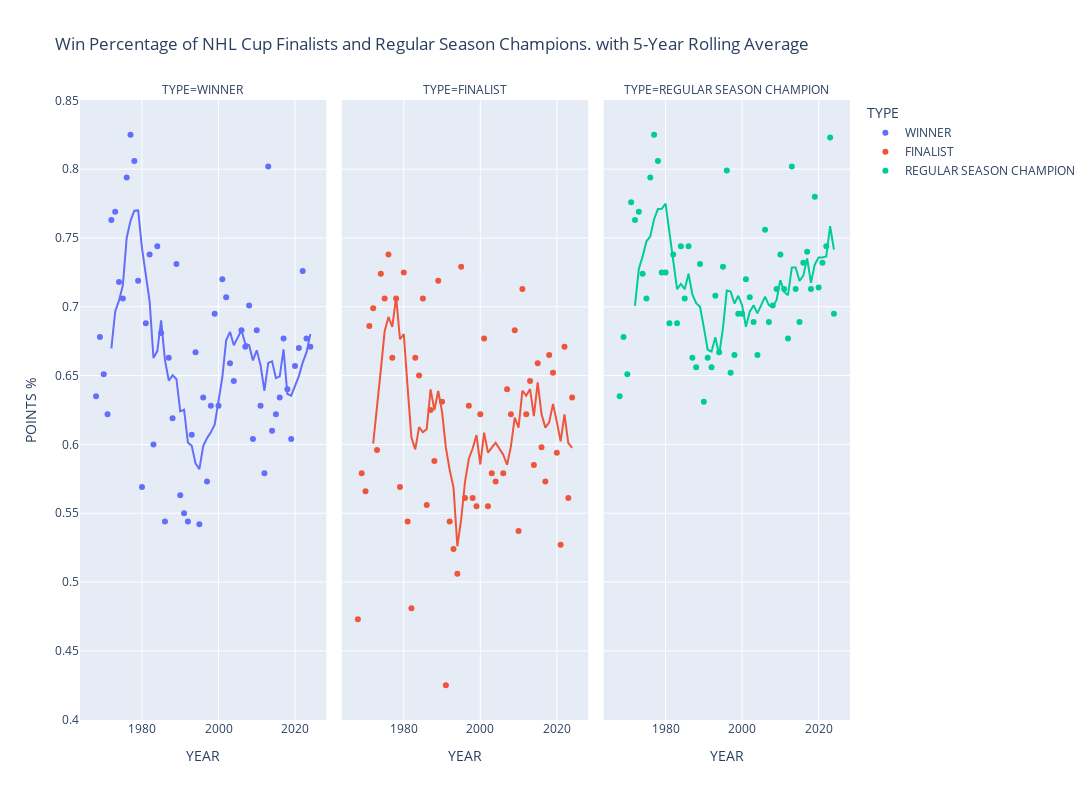

Notebook code for this chart:
### Code cell
Scatter_Plot2 = px.scatter(New_df, x='YEAR', y="POINTS %", color="TYPE", trendline="rolling", trendline_options=dict(window=5),
                title="Win Percentage of NHL Cup Finalists and Regular Season Champions. with 5-Year Rolling Average",  
                facet_col="TYPE", hover_name="TEAM", width=1200, height=800) #Using facet_col to make it easier to vizualise the three trendlines.
Scatter_Plot2

### Figure 1 — Plotly figure (JSON) as saved in the notebook; plotly's stock layout.template omitted (floating-point values rounded to 4 significant figures)
{"data": [{"hovertemplate": "<b>%{hovertext}</b><br><br>TYPE=WINNER<br>YEAR=%{x}<br>POINTS %=%{y}<extra></extra>", "hovertext": ["Montreal Canadiens", "Montreal Canadiens", "Boston Bruins", "Montreal Canadiens", "Boston Bruins", "Montreal Canadiens", "Philadelphia Flyers", "Philadelphia Flyers", "Montreal Canadiens", "Montreal Canadiens", "Montreal Canadiens", "Montreal Canadiens", "New York Islanders", "New York Islanders", "New York Islanders", "New York Islanders", "Edmonton Oilers", "Edmonton Oilers", "Montreal Canadiens", "Edmonton Oilers", "Edmonton Oilers", "Calgary Flames", "Edmonton Oilers", "Pittsburgh Penguins", "Pittsburgh Penguins", "Montreal Canadiens", "New York Rangers", "New Jersey Devils", "Colorado Avalanche", "Detroit Red Wings", "Detroit Red Wings", "Dallas Stars", "New Jersey Devils", "Colorado Avalanche", "Detroit Red Wings", "New Jersey Devils", "Tampa Bay Lightning", "Carolina Hurricanes", "Anaheim Ducks", "Detroit Red Wings", "Pittsburgh Penguins", "Chicago Blackhawks", "Boston Bruins", "LA Kings", "Chicago Blackhawks", "LA Kings", "Chicago Blackhawks", "Pittsburgh Penguins", "Pittsburgh Penguins", "Washington Capitals", "St. Louis Blues", "Tampa Bay Lightning", "Tampa Bay Lightning", "Colorado Avalanche", "Vegas Golden Knights", "Florida Panthers"], "legendgroup": "WINNER", "marker": {"color": "#636efa", "symbol": "circle"}, "mode": "markers", "name": "WINNER", "orientation": "v", "showlegend": true, "type": "scatter", "x": [1968, 1969, 1970, 1971, 1972, 1973, 1974, 1975, 1976, 1977, 1978, 1979, 1980, 1981, 1982, 1983, 1984, 1985, 1986, 1987, 1988, 1989, 1990, 1991, 1992, 1993, 1994, 1995, 1996, 1997, 1998, 1999, 2000, 2001, 2002, 2003, 2004, 2006, 2007, 2008, 2009, 2010, 2011, 2012, 2013, 2014, 2015, 2016, 2017, 2018, 2019, 2020, 2021, 2022, 2023, 2024], "xaxis": "x", "y": [0.635, 0.678, 0.651, 0.622, 0.763, 0.769, 0.718, 0.706, 0.794, 0.825, 0.806, 0.719, 0.569, 0.688, 0.738, 0.6, 0.744, 0.681, 0.544, 0.663, 0.619, 0.731, 0.563, 0.55, 0.544, 0.607, 0.667, 0.542, 0.634, 0.573, 0.628, 0.695, 0.628, 0.72, 0.707, 0.659, 0.646, 0.683, 0.671, 0.701, 0.604, 0.683, 0.628, 0.579, 0.802, 0.61, 0.622, 0.634, 0.677, 0.64, 0.604, 0.657, 0.67, 0.726, 0.677, 0.671], "yaxis": "y"}, {"hovertemplate": "<b>Rolling mean trendline</b><br><br>TYPE=WINNER<br>YEAR=%{x}<br>POINTS %=%{y} <b>(trend)</b><extra></extra>", "legendgroup": "WINNER", "marker": {"color": "#636efa", "symbol": "circle"}, "mode": "lines", "name": "WINNER", "showlegend": false, "type": "scatter", "x": [1968, 1969, 1970, 1971, 1972, 1973, 1974, 1975, 1976, 1977, 1978, 1979, 1980, 1981, 1982, 1983, 1984, 1985, 1986, 1987, 1988, 1989, 1990, 1991, 1992, 1993, 1994, 1995, 1996, 1997, 1998, 1999, 2000, 2001, 2002, 2003, 2004, 2006, 2007, 2008, 2009, 2010, 2011, 2012, 2013, 2014, 2015, 2016, 2017, 2018, 2019, 2020, 2021, 2022, 2023, 2024], "xaxis": "x", "y": [null, null, null, null, 0.6698, 0.6966, 0.7046, 0.7156, 0.75, 0.7624, 0.7698, 0.77, 0.7426, 0.7214, 0.704, 0.6628, 0.6678, 0.6902, 0.6614, 0.6464, 0.6502, 0.6476, 0.624, 0.6252, 0.6014, 0.599, 0.5862, 0.582, 0.5988, 0.6046, 0.6088, 0.6144, 0.6316, 0.6488, 0.6756, 0.6818, 0.672, 0.683, 0.6732, 0.672, 0.661, 0.6684, 0.6574, 0.639, 0.6592, 0.6604, 0.6482, 0.6494, 0.669, 0.6366, 0.6354, 0.6424, 0.6496, 0.6594, 0.6668, 0.6802], "yaxis": "y"}, {"hovertemplate": "<b>%{hovertext}</b><br><br>TYPE=FINALIST<br>YEAR=%{x}<br>POINTS %=%{y}<extra></extra>", "hovertext": ["St. Louis Blues", "St. Louis Blues", "St. Louis Blues", "Chicago Blackhawks", "New York Rangers", "Chicago Blackhawks", "Boston Bruins", "Buffalo Sabres", "Philadelphia Flyers", "Boston Bruins", "Boston Bruins", "New York Rangers", "Philadelphia Flyers", "Minnesota North Stars", "Vancouver Canucks", "Edmonton Oilers", "New York Islanders", "Philadelphia Flyers", "Calgary Flames", "Philadelphia Flyers", "Boston Bruins", "Montreal Canadiens", "Boston Bruins", "Minnesota North Stars", "Chicago Blackhawks", "LA Kings", "Vancouver Canucks", "Detroit Red Wings", "Florida Panthers", "Philadelphia Flyers", "Washington Capitals", "Buffalo Sabres", "Dallas Stars", "New Jersey Devils", "Carolina Hurricanes", "Mighty Ducks of Anaheim", "Calgary Flames", "Edmonton Oilers", "Ottawa Senators", "Pittsburgh Penguins", "Detroit Red Wings", "Philadelphia Flyers", "Vancouver Canucks", "New Jersey Devils", "Boston Bruins", "New York Rangers", "Tampa Bay Lightning", "San Jose Sharks", "Nashville Predators", "Vegas Golden Knights", "Boston Bruins", "Dallas Stars", "Montreal Canadiens", "Tampa Bay Lightning", "Florida Panthers", "Edmonton Oilers"], "legendgroup": "FINALIST", "marker": {"color": "#EF553B", "symbol": "circle"}, "mode": "markers", "name": "FINALIST", "orientation": "v", "showlegend": true, "type": "scatter", "x": [1968, 1969, 1970, 1971, 1972, 1973, 1974, 1975, 1976, 1977, 1978, 1979, 1980, 1981, 1982, 1983, 1984, 1985, 1986, 1987, 1988, 1989, 1990, 1991, 1992, 1993, 1994, 1995, 1996, 1997, 1998, 1999, 2000, 2001, 2002, 2003, 2004, 2006, 2007, 2008, 2009, 2010, 2011, 2012, 2013, 2014, 2015, 2016, 2017, 2018, 2019, 2020, 2021, 2022, 2023, 2024], "xaxis": "x2", "y": [0.473, 0.579, 0.566, 0.686, 0.699, 0.596, 0.724, 0.706, 0.738, 0.663, 0.706, 0.569, 0.725, 0.544, 0.481, 0.663, 0.65, 0.706, 0.556, 0.625, 0.588, 0.719, 0.631, 0.425, 0.544, 0.524, 0.506, 0.729, 0.561, 0.628, 0.561, 0.555, 0.622, 0.677, 0.555, 0.579, 0.573, 0.579, 0.64, 0.622, 0.683, 0.537, 0.713, 0.622, 0.646, 0.585, 0.659, 0.598, 0.573, 0.665, 0.652, 0.594, 0.527, 0.671, 0.561, 0.634], "yaxis": "y2"}, {"hovertemplate": "<b>Rolling mean trendline</b><br><br>TYPE=FINALIST<br>YEAR=%{x}<br>POINTS %=%{y} <b>(trend)</b><extra></extra>", "legendgroup": "FINALIST", "marker": {"color": "#EF553B", "symbol": "circle"}, "mode": "lines", "name": "FINALIST", "showlegend": false, "type": "scatter", "x": [1968, 1969, 1970, 1971, 1972, 1973, 1974, 1975, 1976, 1977, 1978, 1979, 1980, 1981, 1982, 1983, 1984, 1985, 1986, 1987, 1988, 1989, 1990, 1991, 1992, 1993, 1994, 1995, 1996, 1997, 1998, 1999, 2000, 2001, 2002, 2003, 2004, 2006, 2007, 2008, 2009, 2010, 2011, 2012, 2013, 2014, 2015, 2016, 2017, 2018, 2019, 2020, 2021, 2022, 2023, 2024], "xaxis": "x2", "y": [null, null, null, null, 0.6006, 0.6252, 0.6542, 0.6822, 0.6926, 0.6854, 0.7074, 0.6764, 0.6802, 0.6414, 0.605, 0.5964, 0.6126, 0.6088, 0.6112, 0.64, 0.625, 0.6388, 0.6238, 0.5976, 0.5814, 0.5686, 0.526, 0.5456, 0.5728, 0.5896, 0.597, 0.6068, 0.5854, 0.6086, 0.594, 0.5976, 0.6012, 0.5926, 0.5852, 0.5986, 0.6194, 0.6122, 0.639, 0.6354, 0.6402, 0.6206, 0.645, 0.622, 0.6122, 0.616, 0.6294, 0.6164, 0.6022, 0.6218, 0.601, 0.5974], "yaxis": "y2"}, {"hovertemplate": "<b>%{hovertext}</b><br><br>TYPE=REGULAR SEASON CHAMPION<br>YEAR=%{x}<br>POINTS %=%{y}<extra></extra>", "hovertext": ["Montreal Canadiens", "Montreal Canadiens", "Chicago Blackhawks", "Boston Bruins", "Boston Bruins", "Montreal Canadiens", "Boston Bruins", "Philadelphia Flyers", "Montreal Canadiens", "Montreal Canadiens", "Montreal Canadiens", "New York Islanders", "Philadelphia Flyers", "New York Islanders", "New York Islanders", "Boston Bruins", "Edmonton Oilers", "Philadelphia Flyers", "Edmonton Oilers", "Edmonton Oilers", "Calgary Flames", "Calgary Flames", "Boston Bruins", "Chicago Blackhawks", "New York Rangers", "Pittsburgh Penguins", "New York Rangers", "Detroit Red Wings", "Detroit Red Wings", "Colorado Avalanche", "Dallas Stars", "Dallas Stars", "St Louis Blues", "Colorado Avalanche", "Detroit Red Wings", "Ottawa Senators", "Detroit Red Wings", "Detroit Red Wings", "Buffalo Sabres", "Detroit Red Wings", "San Jose Sharks", "Washington Capitals", "Vancouver Canucks", "Vancouver Canucks", "Chicago Blackhawks", "Boston Bruins", "New York Rangers", "Washington Capitals", "Washington Capitals", "Nashville Predators", "Tampa Bay Lightning", "Boston Bruins", "Colorado Avalanche", "Florida Panthers", "Boston Bruins", "New York Rangers"], "legendgroup": "REGULAR SEASON CHAMPION", "marker": {"color": "#00cc96", "symbol": "circle"}, "mode": "markers", "name": "REGULAR SEASON CHAMPION", "orientation": "v", "showlegend": true, "type": "scatter", "x": [1968, 1969, 1970, 1971, 1972, 1973, 1974, 1975, 1976, 1977, 1978, 1979, 1980, 1981, 1982, 1983, 1984, 1985, 1986, 1987, 1988, 1989, 1990, 1991, 1992, 1993, 1994, 1995, 1996, 1997, 1998, 1999, 2000, 2001, 2002, 2003, 2004, 2006, 2007, 2008, 2009, 2010, 2011, 2012, 2013, 2014, 2015, 2016, 2017, 2018, 2019, 2020, 2021, 2022, 2023, 2024], "xaxis": "x3", "y": [0.635, 0.678, 0.651, 0.776, 0.763, 0.769, 0.724, 0.706, 0.794, 0.825, 0.806, 0.725, 0.725, 0.688, 0.738, 0.688, 0.744, 0.706, 0.744, 0.663, 0.656, 0.731, 0.631, 0.663, 0.656, 0.708, 0.667, 0.729, 0.799, 0.652, 0.665, 0.695, 0.695, 0.72, 0.707, 0.689, 0.665, 0.756, 0.689, 0.701, 0.713, 0.738, 0.713, 0.677, 0.802, 0.713, 0.689, 0.732, 0.74, 0.713, 0.78, 0.714, 0.732, 0.744, 0.823, 0.695], "yaxis": "y3"}, {"hovertemplate": "<b>Rolling mean trendline</b><br><br>TYPE=REGULAR SEASON CHAMPION<br>YEAR=%{x}<br>POINTS %=%{y} <b>(trend)</b><extra></extra>", "legendgroup": "REGULAR SEASON CHAMPION", "marker": {"color": "#00cc96", "symbol": "circle"}, "mode": "lines", "name": "REGULAR SEASON CHAMPION", "showlegend": false, "type": "scatter", "x": [1968, 1969, 1970, 1971, 1972, 1973, 1974, 1975, 1976, 1977, 1978, 1979, 1980, 1981, 1982, 1983, 1984, 1985, 1986, 1987, 1988, 1989, 1990, 1991, 1992, 1993, 1994, 1995, 1996, 1997, 1998, 1999, 2000, 2001, 2002, 2003, 2004, 2006, 2007, 2008, 2009, 2010, 2011, 2012, 2013, 2014, 2015, 2016, 2017, 2018, 2019, 2020, 2021, 2022, 2023, 2024], "xaxis": "x3", "y": [null, null, null, null, 0.7006, 0.7274, 0.7366, 0.7476, 0.7512, 0.7636, 0.771, 0.7712, 0.775, 0.7538, 0.7364, 0.7128, 0.7166, 0.7128, 0.724, 0.709, 0.7026, 0.7, 0.685, 0.6688, 0.6674, 0.6778, 0.665, 0.6846, 0.7118, 0.711, 0.7024, 0.708, 0.7012, 0.6854, 0.6964, 0.7012, 0.6952, 0.7074, 0.7012, 0.7, 0.7048, 0.7194, 0.7108, 0.7084, 0.7286, 0.7286, 0.7188, 0.7226, 0.7352, 0.7174, 0.7308, 0.7358, 0.7358, 0.7366, 0.7586, 0.7416], "yaxis": "y3"}], "layout": {"annotations": [{"font": {}, "showarrow": false, "text": "TYPE=WINNER", "x": 0.16, "xanchor": "center", "xref": "paper", "y": 1, "yanchor": "bottom", "yref": "paper"}, {"font": {}, "showarrow": false, "text": "TYPE=FINALIST", "x": 0.5, "xanchor": "center", "xref": "paper", "y": 1, "yanchor": "bottom", "yref": "paper"}, {"font": {}, "showarrow": false, "text": "TYPE=REGULAR SEASON CHAMPION", "x": 0.84, "xanchor": "center", "xref": "paper", "y": 1, "yanchor": "bottom", "yref": "paper"}], "height": 800, "legend": {"title": {"text": "TYPE"}, "tracegroupgap": 0}, "title": {"text": "Win Percentage of NHL Cup Finalists and Regular Season Champions. with 5-Year Rolling Average"}, "width": 1200, "xaxis": {"anchor": "y", "autorange": true, "domain": [0, 0.32], "range": [1964.0, 2028.0], "title": {"text": "YEAR"}, "type": "linear"}, "xaxis2": {"anchor": "y2", "autorange": true, "domain": [0.34, 0.66], "matches": "x", "range": [1964.0, 2028.0], "title": {"text": "YEAR"}, "type": "linear"}, "xaxis3": {"anchor": "y3", "autorange": true, "domain": [0.68, 1.0], "matches": "x", "range": [1964.0, 2028.0], "title": {"text": "YEAR"}, "type": "linear"}, "yaxis": {"anchor": "x", "autorange": true, "domain": [0, 1], "range": [0.3998, 0.8502], "title": {"text": "POINTS %"}, "type": "linear"}, "yaxis2": {"anchor": "x2", "autorange": true, "domain": [0, 1], "matches": "y", "range": [0.3998, 0.8502], "showticklabels": false, "type": "linear"}, "yaxis3": {"anchor": "x3", "autorange": true, "domain": [0, 1], "matches": "y", "range": [0.3998, 0.8502], "showticklabels": false, "type": "linear"}}}
